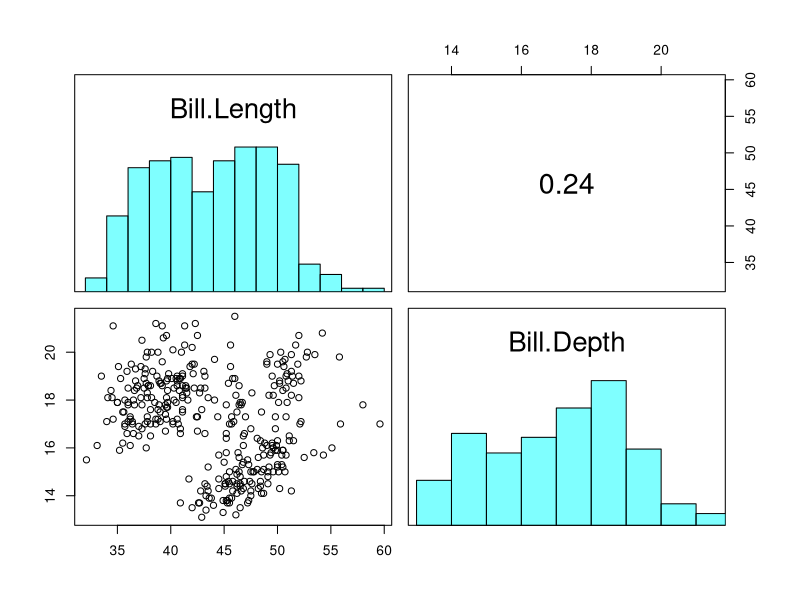
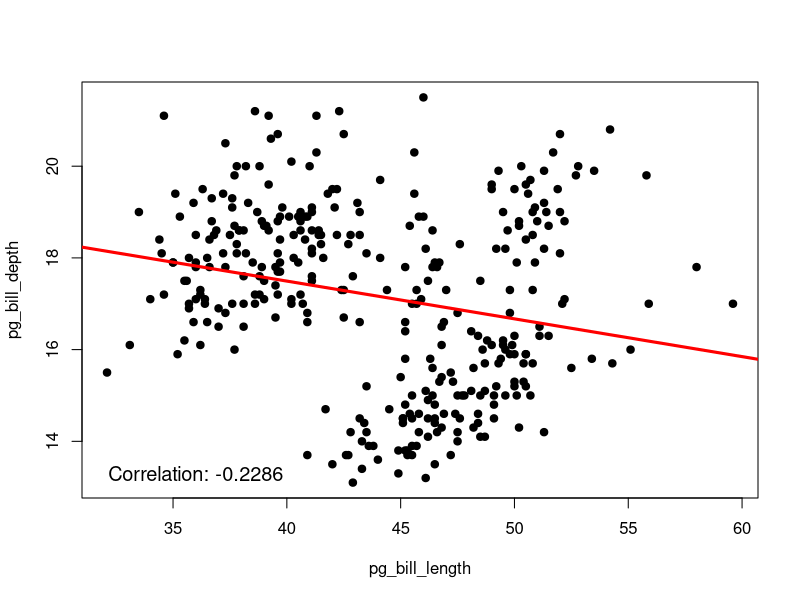

Here is the R script that generated these plots, in order:
## ---- chunk 1
knitr::opts_chunk$set(
	echo = TRUE,
	message = FALSE,
	warning = FALSE,
	comment = "#",
	collapse = T
)
pg <- palmerpenguins::penguins
library(tidyverse)
## ---- chunk 2
options(digits = 7)
pg_na_omitted <- na.omit(pg)
pg_sub <- pg[, c(3,4)]
pg_sub[is.na(pg$sex), ] <- NA

pg_bill_length <- pg_na_omitted$bill_length_mm
pg_bill_depth <- pg_na_omitted$bill_depth_mm

sum((pg_bill_length-mean(pg_bill_length))*(pg_bill_depth-mean(pg_bill_depth)))/
  (length(pg_bill_length)-1)
## ---- chunk 3
cov(pg_bill_length, pg_bill_depth)
## ---- chunk 4
pg_sub[sample(1:length(pg_sub$bill_length_mm), 10), "bill_length_mm"] <- NA
colSums(is.na(pg_sub))
## ---- chunk 5
cov(pg_sub$bill_length_mm, pg_sub$bill_depth_mm, use = "complete")
## ---- chunk 6
cov(pg_sub$bill_length_mm, pg_sub$bill_depth_mm, use = "na.or.complete")
## ---- chunk 7
cov(pg_sub$bill_length_mm, pg_sub$bill_depth_mm, use = "pairwise")
## ---- chunk 8
cov(pg_bill_length, pg_bill_depth)/(sd(pg_bill_length)*sd(pg_bill_depth))
## ---- chunk 9
cor(pg_bill_length, pg_bill_depth)
## ---- chunk 10
panel.cor <- function(x, y, digits = 2, prefix = "", cex.cor, ...) {
    usr <- par("usr")
    on.exit(par(usr))
    par(usr = c(0, 1, 0, 1))
    Cor <- abs(cor(x, y)) # Remove abs function if desired
    txt <- paste0(prefix, format(c(Cor, 0.123456789), digits = digits)[1])
    if(missing(cex.cor)) {
        cex.cor <- 0.4 / strwidth(txt)
    }
    text(0.5, 0.5, txt,
         cex = 1 + cex.cor * Cor) # Resize the text by level of correlation
}


panel.hist <- function(x, ...) {
    usr <- par("usr")
    on.exit(par(usr))
    par(usr = c(usr[1:2], 0, 1.5))
    his <- hist(x, plot = FALSE)
    breaks <- his$breaks
    nB <- length(breaks)
    y <- his$counts
    y <- y/max(y)
    rect(breaks[-nB], 0, breaks[-1], y, col = rgb(0, 1, 1, alpha = 0.5), ...)
    # lines(density(x), col = 2, lwd = 2) # Uncomment to add density lines
}

pairs(data.frame(`Bill Length` = na.omit(pg$bill_length_mm), 
                 `Bill Depth` = na.omit(pg$bill_depth_mm)),
      upper.panel = panel.cor, diag.panel = panel.hist)
## ---- chunk 11
{ plot(pg_bill_length, pg_bill_depth, pch = 19)
abline(lm(pg_bill_depth ~ pg_bill_length), col = "red", lwd = 3)
text(paste("Correlation:", round(cor(pg_bill_length, pg_bill_depth), 4)),
     x = 36, y = 13.3, ajd = c(0, 0.5), cex = 1.2)
}
